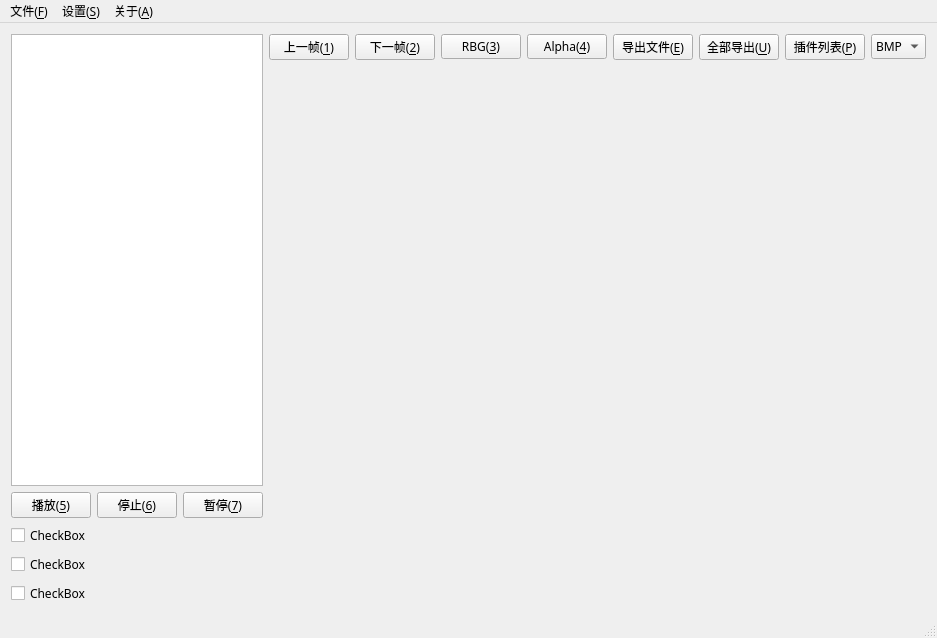
<?xml version="1.0" encoding="UTF-8"?>
<ui version="4.0">
 <class>CCelestialGlobeUIClass</class>
 <widget class="QMainWindow" name="CCelestialGlobeUIClass">
  <property name="geometry">
   <rect>
    <x>0</x>
    <y>0</y>
    <width>895</width>
    <height>638</height>
   </rect>
  </property>
  <property name="font">
   <font>
    <family>微软雅黑</family>
    <pointsize>9</pointsize>
   </font>
  </property>
  <property name="cursor">
   <cursorShape>ArrowCursor</cursorShape>
  </property>
  <property name="windowTitle">
   <string>CCelestialGlobeUI</string>
  </property>
  <property name="locale">
   <locale language="Chinese" country="China"/>
  </property>
  <widget class="QWidget" name="centralWidget">
   <layout class="QGridLayout" name="gridLayout">
    <item row="0" column="0">
     <layout class="QHBoxLayout" name="horizontalLayout_6" stretch="10,33">
      <item>
       <layout class="QVBoxLayout" name="verticalLayout_4">
        <item>
         <widget class="QTreeView" name="treeView"/>
        </item>
        <item>
         <layout class="QHBoxLayout" name="horizontalLayout_5">
          <item>
           <widget class="QPushButton" name="BtnPlay">
            <property name="text">
             <string>播放(&amp;5)</string>
            </property>
           </widget>
          </item>
          <item>
           <widget class="QPushButton" name="BtnStop">
            <property name="text">
             <string>停止(&amp;6)</string>
            </property>
           </widget>
          </item>
          <item>
           <widget class="QPushButton" name="BtnPause">
            <property name="text">
             <string>暂停(&amp;7)</string>
            </property>
           </widget>
          </item>
         </layout>
        </item>
        <item>
         <widget class="QCheckBox" name="checkBox_3">
          <property name="text">
           <string>CheckBox</string>
          </property>
         </widget>
        </item>
        <item>
         <widget class="QCheckBox" name="checkBox">
          <property name="text">
           <string>CheckBox</string>
          </property>
         </widget>
        </item>
        <item>
         <widget class="QCheckBox" name="checkBox_2">
          <property name="text">
           <string>CheckBox</string>
          </property>
         </widget>
        </item>
       </layout>
      </item>
      <item>
       <layout class="QVBoxLayout" name="verticalLayout_3">
        <item>
         <layout class="QHBoxLayout" name="horizontalLayout_3">
          <item>
           <widget class="QPushButton" name="BtnPrevFrame">
            <property name="text">
             <string>上一帧(&amp;1)</string>
            </property>
           </widget>
          </item>
          <item>
           <widget class="QPushButton" name="BtnNextFrame">
            <property name="text">
             <string>下一帧(&amp;2)</string>
            </property>
           </widget>
          </item>
          <item>
           <widget class="QPushButton" name="BtnRGB">
            <property name="text">
             <string>RBG(&amp;3)</string>
            </property>
           </widget>
          </item>
          <item>
           <widget class="QPushButton" name="BtnAlpha">
            <property name="text">
             <string>Alpha(&amp;4)</string>
            </property>
           </widget>
          </item>
          <item>
           <widget class="QPushButton" name="BtnExtractOne">
            <property name="text">
             <string>导出文件(&amp;E)</string>
            </property>
           </widget>
          </item>
          <item>
           <widget class="QPushButton" name="BtnExtractAll">
            <property name="text">
             <string>全部导出(&amp;U)</string>
            </property>
           </widget>
          </item>
          <item>
           <widget class="QPushButton" name="BtnPluginList">
            <property name="text">
             <string>插件列表(&amp;P)</string>
            </property>
           </widget>
          </item>
          <item>
           <widget class="QComboBox" name="ComboBoxExtractType">
            <item>
             <property name="text">
              <string>BMP</string>
             </property>
            </item>
            <item>
             <property name="text">
              <string>PNG</string>
             </property>
            </item>
            <item>
             <property name="text">
              <string>JPG</string>
             </property>
            </item>
           </widget>
          </item>
         </layout>
        </item>
        <item>
         <spacer name="verticalSpacer">
          <property name="orientation">
           <enum>Qt::Vertical</enum>
          </property>
          <property name="sizeHint" stdset="0">
           <size>
            <width>20</width>
            <height>40</height>
           </size>
          </property>
         </spacer>
        </item>
       </layout>
      </item>
     </layout>
    </item>
   </layout>
  </widget>
  <widget class="QMenuBar" name="menuBar">
   <property name="geometry">
    <rect>
     <x>0</x>
     <y>0</y>
     <width>895</width>
     <height>23</height>
    </rect>
   </property>
   <property name="font">
    <font>
     <family>微软雅黑</family>
     <pointsize>9</pointsize>
    </font>
   </property>
   <widget class="QMenu" name="MenuFile">
    <property name="font">
     <font>
      <family>Tahoma</family>
      <pointsize>10</pointsize>
     </font>
    </property>
    <property name="title">
     <string>文件(&amp;F)</string>
    </property>
    <addaction name="actionFileScriptList"/>
    <addaction name="separator"/>
    <addaction name="actionFileExit"/>
   </widget>
   <widget class="QMenu" name="MenuAbout">
    <property name="font">
     <font>
      <family>Tahoma</family>
      <pointsize>10</pointsize>
     </font>
    </property>
    <property name="locale">
     <locale language="Chinese" country="China"/>
    </property>
    <property name="title">
     <string>关于(&amp;A)</string>
    </property>
   </widget>
   <widget class="QMenu" name="MenuSettings">
    <property name="font">
     <font>
      <family>Tahoma</family>
      <pointsize>10</pointsize>
     </font>
    </property>
    <property name="title">
     <string>设置(&amp;S)</string>
    </property>
   </widget>
   <addaction name="MenuFile"/>
   <addaction name="MenuSettings"/>
   <addaction name="MenuAbout"/>
  </widget>
  <widget class="QStatusBar" name="statusBar">
   <property name="font">
    <font>
     <family>Tahoma</family>
    </font>
   </property>
  </widget>
  <action name="actionFileScriptList">
   <property name="text">
    <string>脚本列表(&amp;I)</string>
   </property>
   <property name="iconText">
    <string>脚本列表(I)</string>
   </property>
   <property name="toolTip">
    <string>脚本列表(I)</string>
   </property>
   <property name="font">
    <font>
     <family>微软雅黑</family>
     <pointsize>9</pointsize>
    </font>
   </property>
   <property name="shortcut">
    <string>Ctrl+I</string>
   </property>
  </action>
  <action name="actionFileExit">
   <property name="text">
    <string>退出(&amp;X)</string>
   </property>
   <property name="font">
    <font>
     <family>微软雅黑</family>
     <pointsize>9</pointsize>
    </font>
   </property>
   <property name="shortcut">
    <string>Ctrl+X</string>
   </property>
  </action>
 </widget>
 <layoutdefault spacing="6" margin="11"/>
 <resources>
  <include location="CelestialGlobeUI.qrc"/>
 </resources>
 <connections/>
</ui>
